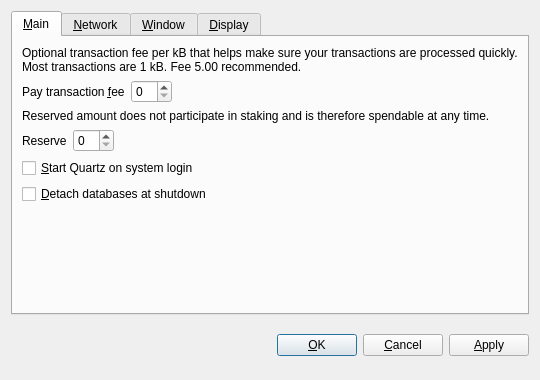
<?xml version="1.0" encoding="UTF-8"?>
<ui version="4.0">
 <class>OptionsDialog</class>
 <widget class="QDialog" name="OptionsDialog">
  <property name="geometry">
   <rect>
    <x>0</x>
    <y>0</y>
    <width>540</width>
    <height>380</height>
   </rect>
  </property>
  <property name="windowTitle">
   <string>Options</string>
  </property>
  <property name="modal">
   <bool>true</bool>
  </property>
  <layout class="QVBoxLayout" name="verticalLayout">
   <item>
    <widget class="QTabWidget" name="tabWidget">
     <property name="tabPosition">
      <enum>QTabWidget::North</enum>
     </property>
     <property name="currentIndex">
      <number>0</number>
     </property>
     <widget class="QWidget" name="tabMain">
      <attribute name="title">
       <string>&amp;Main</string>
      </attribute>
      <layout class="QVBoxLayout" name="verticalLayout_Main">
       <item>
        <widget class="QLabel" name="transactionFeeInfoLabel">
         <property name="text">
          <string>Optional transaction fee per kB that helps make sure your transactions are processed quickly. Most transactions are 1 kB. Fee 5.00 recommended.</string>
         </property>
         <property name="textFormat">
          <enum>Qt::PlainText</enum>
         </property>
         <property name="wordWrap">
          <bool>true</bool>
         </property>
        </widget>
       </item>
       <item>
        <layout class="QHBoxLayout" name="horizontalLayoutFee">
         <item>
          <widget class="QLabel" name="transactionFeeLabel">
           <property name="text">
            <string>Pay transaction &amp;fee</string>
           </property>
           <property name="textFormat">
            <enum>Qt::PlainText</enum>
           </property>
           <property name="buddy">
            <cstring>transactionFee</cstring>
           </property>
          </widget>
         </item>
         <item>
          <widget class="BitcoinAmountField" name="transactionFee"/>
         </item>
         <item>
          <spacer name="horizontalSpacerFee">
           <property name="orientation">
            <enum>Qt::Horizontal</enum>
           </property>
           <property name="sizeHint" stdset="0">
            <size>
             <width>40</width>
             <height>20</height>
            </size>
           </property>
          </spacer>
         </item>
        </layout>
       </item>
       <item>
        <widget class="QLabel" name="reserveBalanceInfoLabel">
         <property name="text">
          <string>Reserved amount does not participate in staking and is therefore spendable at any time.</string>
         </property>
         <property name="textFormat">
          <enum>Qt::PlainText</enum>
         </property>
         <property name="wordWrap">
          <bool>true</bool>
         </property>
        </widget>
       </item>
       <item>
        <layout class="QHBoxLayout" name="horizontalLayoutReserveBalance">
         <item>
          <widget class="QLabel" name="reserveBalanceLabel">
           <property name="text">
            <string>Reserve</string>
           </property>
           <property name="textFormat">
            <enum>Qt::PlainText</enum>
           </property>
           <property name="buddy">
            <cstring>reserveBalance</cstring>
           </property>
          </widget>
         </item>
         <item>
          <widget class="BitcoinAmountField" name="reserveBalance"/>
         </item>
         <item>
          <spacer name="horizontalSpacerReserveBalance">
           <property name="orientation">
            <enum>Qt::Horizontal</enum>
           </property>
           <property name="sizeHint" stdset="0">
            <size>
             <width>40</width>
             <height>20</height>
            </size>
           </property>
          </spacer>
         </item>
        </layout>
       </item>
       <item>
        <widget class="QCheckBox" name="bitcoinAtStartup">
         <property name="toolTip">
          <string>Automatically start Quartz after logging in to the system.</string>
         </property>
         <property name="text">
          <string>&amp;Start Quartz on system login</string>
         </property>
        </widget>
       </item>
       <item>
        <widget class="QCheckBox" name="detachDatabases">
         <property name="toolTip">
          <string>Detach block and address databases at shutdown. This means they can be moved to another data directory, but it slows down shutdown. The wallet is always detached.</string>
         </property>
         <property name="text">
          <string>&amp;Detach databases at shutdown</string>
         </property>
        </widget>
       </item>
       <item>
        <spacer name="verticalSpacer_Main">
         <property name="orientation">
          <enum>Qt::Vertical</enum>
         </property>
         <property name="sizeHint" stdset="0">
          <size>
           <width>20</width>
           <height>40</height>
          </size>
         </property>
        </spacer>
       </item>
      </layout>
     </widget>
     <widget class="QWidget" name="tabNetwork">
      <attribute name="title">
       <string>&amp;Network</string>
      </attribute>
      <layout class="QVBoxLayout" name="verticalLayout_Network">
       <item>
        <widget class="QCheckBox" name="mapPortUpnp">
         <property name="toolTip">
          <string>Automatically open the Quartz client port on the router. This only works when your router supports UPnP and it is enabled.</string>
         </property>
         <property name="text">
          <string>Map port using &amp;UPnP</string>
         </property>
        </widget>
       </item>
       <item>
        <widget class="QCheckBox" name="connectSocks">
         <property name="toolTip">
          <string>Connect to the Quartz network through a SOCKS proxy (e.g. when connecting through Tor).</string>
         </property>
         <property name="text">
          <string>&amp;Connect through SOCKS proxy:</string>
         </property>
        </widget>
       </item>
       <item>
        <layout class="QHBoxLayout" name="horizontalLayout_Network">
         <item>
          <widget class="QLabel" name="proxyIpLabel">
           <property name="text">
            <string>Proxy &amp;IP:</string>
           </property>
           <property name="textFormat">
            <enum>Qt::PlainText</enum>
           </property>
           <property name="buddy">
            <cstring>proxyIp</cstring>
           </property>
          </widget>
         </item>
         <item>
          <widget class="QValidatedLineEdit" name="proxyIp">
           <property name="maximumSize">
            <size>
             <width>140</width>
             <height>16777215</height>
            </size>
           </property>
           <property name="toolTip">
            <string>IP address of the proxy (e.g. 127.0.0.1)</string>
           </property>
          </widget>
         </item>
         <item>
          <widget class="QLabel" name="proxyPortLabel">
           <property name="text">
            <string>&amp;Port:</string>
           </property>
           <property name="textFormat">
            <enum>Qt::PlainText</enum>
           </property>
           <property name="buddy">
            <cstring>proxyPort</cstring>
           </property>
          </widget>
         </item>
         <item>
          <widget class="QLineEdit" name="proxyPort">
           <property name="maximumSize">
            <size>
             <width>55</width>
             <height>16777215</height>
            </size>
           </property>
           <property name="toolTip">
            <string>Port of the proxy (e.g. 9050)</string>
           </property>
          </widget>
         </item>
         <item>
          <widget class="QLabel" name="socksVersionLabel">
           <property name="text">
            <string>SOCKS &amp;Version:</string>
           </property>
           <property name="textFormat">
            <enum>Qt::PlainText</enum>
           </property>
           <property name="buddy">
            <cstring>socksVersion</cstring>
           </property>
          </widget>
         </item>
         <item>
          <widget class="QValueComboBox" name="socksVersion">
           <property name="toolTip">
            <string>SOCKS version of the proxy (e.g. 5)</string>
           </property>
          </widget>
         </item>
         <item>
          <spacer name="horizontalSpacer_Network">
           <property name="orientation">
            <enum>Qt::Horizontal</enum>
           </property>
           <property name="sizeHint" stdset="0">
            <size>
             <width>40</width>
             <height>20</height>
            </size>
           </property>
          </spacer>
         </item>
        </layout>
       </item>
       <item>
        <spacer name="verticalSpacer_Network">
         <property name="orientation">
          <enum>Qt::Vertical</enum>
         </property>
         <property name="sizeHint" stdset="0">
          <size>
           <width>20</width>
           <height>40</height>
          </size>
         </property>
        </spacer>
       </item>
      </layout>
     </widget>
     <widget class="QWidget" name="tabWindow">
      <attribute name="title">
       <string>&amp;Window</string>
      </attribute>
      <layout class="QVBoxLayout" name="verticalLayout_Window">
       <item>
        <widget class="QCheckBox" name="minimizeToTray">
         <property name="toolTip">
          <string>Show only a tray icon after minimizing the window.</string>
         </property>
         <property name="text">
          <string>&amp;Minimize to the tray instead of the taskbar</string>
         </property>
        </widget>
       </item>
       <item>
        <widget class="QCheckBox" name="minimizeOnClose">
         <property name="toolTip">
          <string>Minimize instead of exit the application when the window is closed. When this option is enabled, the application will be closed only after selecting Quit in the menu.</string>
         </property>
         <property name="text">
          <string>M&amp;inimize on close</string>
         </property>
        </widget>
       </item>
       <item>
        <spacer name="verticalSpacer_Window">
         <property name="orientation">
          <enum>Qt::Vertical</enum>
         </property>
         <property name="sizeHint" stdset="0">
          <size>
           <width>20</width>
           <height>40</height>
          </size>
         </property>
        </spacer>
       </item>
      </layout>
     </widget>
     <widget class="QWidget" name="tabDisplay">
      <attribute name="title">
       <string>&amp;Display</string>
      </attribute>
      <layout class="QVBoxLayout" name="verticalLayout_Display">
       <item>
        <layout class="QHBoxLayout" name="horizontalLayout_1_Display">
         <item>
          <widget class="QLabel" name="langLabel">
           <property name="text">
            <string>User Interface &amp;language:</string>
           </property>
           <property name="textFormat">
            <enum>Qt::PlainText</enum>
           </property>
           <property name="buddy">
            <cstring>lang</cstring>
           </property>
          </widget>
         </item>
         <item>
          <widget class="QValueComboBox" name="lang">
           <property name="toolTip">
            <string>The user interface language can be set here. This setting will take effect after restarting Quartz.</string>
           </property>
          </widget>
         </item>
        </layout>
       </item>
       <item>
        <layout class="QHBoxLayout" name="horizontalLayout_2_Display">
         <item>
          <widget class="QLabel" name="unitLabel">
           <property name="text">
            <string>&amp;Unit to show amounts in:</string>
           </property>
           <property name="textFormat">
            <enum>Qt::PlainText</enum>
           </property>
           <property name="buddy">
            <cstring>unit</cstring>
           </property>
          </widget>
         </item>
         <item>
          <widget class="QValueComboBox" name="unit">
           <property name="toolTip">
            <string>Choose the default subdivision unit to show in the interface and when sending coins.</string>
           </property>
          </widget>
         </item>
        </layout>
       </item>
       <item>
        <widget class="QCheckBox" name="displayAddresses">
         <property name="toolTip">
          <string>Whether to show Quartz addresses in the transaction list or not.</string>
         </property>
         <property name="text">
          <string>&amp;Display addresses in transaction list</string>
         </property>
        </widget>
       </item>
       <item>
        <widget class="QCheckBox" name="coinControlFeatures">
         <property name="toolTip">
          <string>Whether to show coin control features or not.</string>
         </property>
         <property name="text">
          <string>Display coin &amp;control features (experts only!)</string>
         </property>
        </widget>
       </item>
       <item>
        <spacer name="verticalSpacer_Display">
         <property name="orientation">
          <enum>Qt::Vertical</enum>
         </property>
         <property name="sizeHint" stdset="0">
          <size>
           <width>20</width>
           <height>40</height>
          </size>
         </property>
        </spacer>
       </item>
      </layout>
     </widget>
    </widget>
   </item>
   <item>
    <layout class="QHBoxLayout" name="horizontalLayout_Buttons">
     <item>
      <spacer name="horizontalSpacer_1">
       <property name="orientation">
        <enum>Qt::Horizontal</enum>
       </property>
       <property name="sizeHint" stdset="0">
        <size>
         <width>40</width>
         <height>48</height>
        </size>
       </property>
      </spacer>
     </item>
     <item>
      <widget class="QLabel" name="statusLabel">
       <property name="font">
        <font>
         <weight>75</weight>
         <bold>true</bold>
        </font>
       </property>
       <property name="text">
        <string/>
       </property>
       <property name="textFormat">
        <enum>Qt::PlainText</enum>
       </property>
       <property name="wordWrap">
        <bool>true</bool>
       </property>
      </widget>
     </item>
     <item>
      <spacer name="horizontalSpacer_2">
       <property name="orientation">
        <enum>Qt::Horizontal</enum>
       </property>
       <property name="sizeHint" stdset="0">
        <size>
         <width>40</width>
         <height>48</height>
        </size>
       </property>
      </spacer>
     </item>
     <item>
      <widget class="QPushButton" name="okButton">
       <property name="text">
        <string>&amp;OK</string>
       </property>
      </widget>
     </item>
     <item>
      <widget class="QPushButton" name="cancelButton">
       <property name="text">
        <string>&amp;Cancel</string>
       </property>
       <property name="autoDefault">
        <bool>false</bool>
       </property>
      </widget>
     </item>
     <item>
      <widget class="QPushButton" name="applyButton">
       <property name="text">
        <string>&amp;Apply</string>
       </property>
       <property name="autoDefault">
        <bool>false</bool>
       </property>
      </widget>
     </item>
    </layout>
   </item>
  </layout>
 </widget>
 <customwidgets>
  <customwidget>
   <class>BitcoinAmountField</class>
   <extends>QSpinBox</extends>
   <header>bitcoinamountfield.h</header>
  </customwidget>
  <customwidget>
   <class>QValueComboBox</class>
   <extends>QComboBox</extends>
   <header>qvaluecombobox.h</header>
  </customwidget>
  <customwidget>
   <class>QValidatedLineEdit</class>
   <extends>QLineEdit</extends>
   <header>qvalidatedlineedit.h</header>
  </customwidget>
 </customwidgets>
 <resources/>
 <connections/>
</ui>
